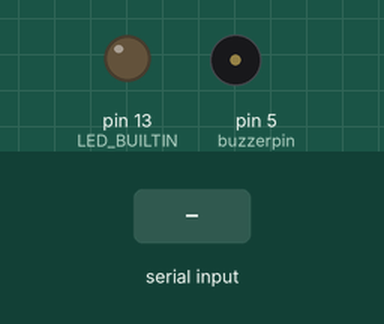
This sketch was run on a simulated Arduino Uno, built with avr-gcc and run on an emulated ATmega328P. Parts: output pins drawn as LEDs (lit = HIGH), buzzer (waves = sounding). Inputs (shaded band) come from the test bench.

Above: at 1.2 s.
1.3 s: "F" received over the second serial link
At 2.5 s:
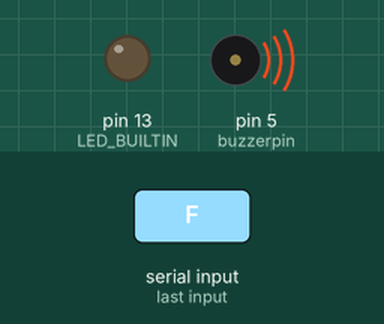
Timing chart, 0 to 4.8 s (numbered marks = the images above; inputs shaded):
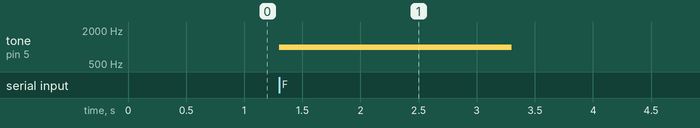

Measured:
- after the input at 1.3 s, tone on pin 5 (buzzerpin): silent → 1000 Hz at once, → silent 2.0 s later

The sketch:

helmet.ino
```cpp
#include <SoftwareSerial.h>
SoftwareSerial xbee(7,8); // RX, TX
int buzzerpin=5;
void setup() {
  // put your setup code here, to run once:
  xbee.begin(9600);
  pinMode(buzzerpin, OUTPUT);
  pinMode(LED_BUILTIN, OUTPUT);

}

void loop() {
  // put your main code here, to run repeatedly:
  if (xbee.available()){
    if (xbee.read()=='F'){
      //a stop sign is found
      //ring the buzzer
      digitalWrite(LED_BUILTIN, HIGH);
      tone(buzzerpin, 1000, 2000);

    }
  }
//  Serial.write('x');
//  delay(1500);
//  digitalWrite(buzzerpin, LOW);
  digitalWrite(LED_BUILTIN, LOW);


}
```
